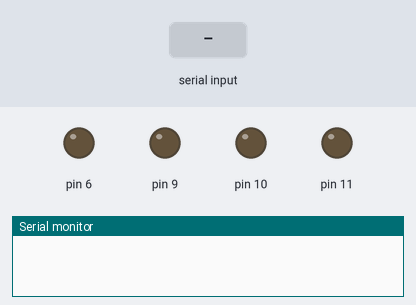
The sketch below on a simulated Arduino Uno, built with avr-gcc and run on an emulated ATmega328P. On the bench: output pins drawn as LEDs (lit = HIGH), the last lines printed to the serial monitor. Inputs (shaded band) come from the test bench.

Above: at 1.2 s.
1.3 s: "Q" received over Serial
At 2.0 s:
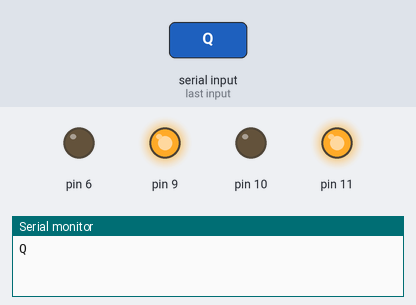
2.8 s: "R" received over Serial
At 3.1 s:
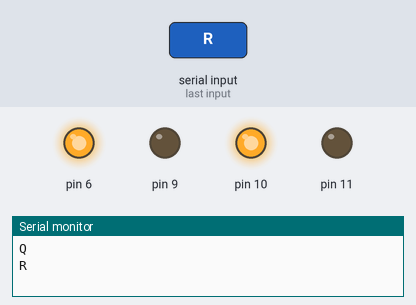
4.3 s: "P" received over Serial
At 5.4 s:
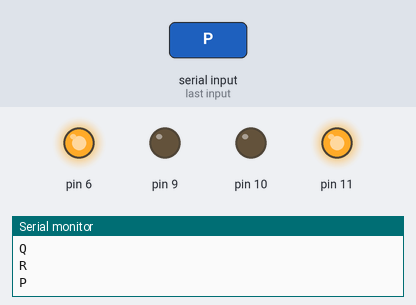
5.8 s: "O" received over Serial
At 6.6 s:
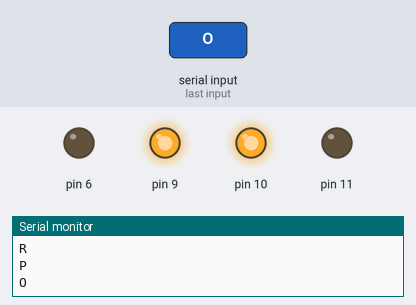
Timing chart, 0 to 8.3 s (numbered marks = the images above; inputs shaded):
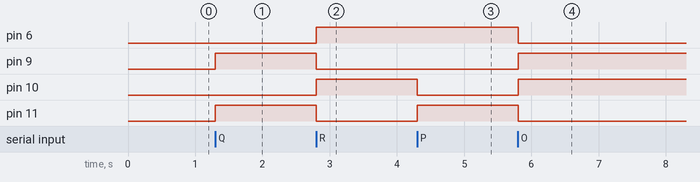

Measured:
- after the input at 1.3 s, pin 9, pin 11: LOW → HIGH at once
- after the input at 2.8 s, pin 6, pin 10: LOW → HIGH at once; pin 9, pin 11: HIGH → LOW at once
- after the input at 4.3 s, pin 10: HIGH → LOW at once; pin 11: LOW → HIGH at once
- after the input at 5.8 s, pin 6, pin 11: HIGH → LOW at once; pin 9, pin 10: LOW → HIGH at once

The sketch:

arduino_race_car.ino
```cpp
void setup() {
  // put your setup code here, to run once:
pinMode(6,OUTPUT);
pinMode(9,OUTPUT);
pinMode(10,OUTPUT);
pinMode(11,OUTPUT);
Serial.begin(9600);
}
void FORWARD(){
   digitalWrite(6,HIGH);
  digitalWrite(9,LOW);
  digitalWrite(10,HIGH);
  digitalWrite(11,LOW);
}
void BACKWARD(){
  digitalWrite(6,LOW);
  digitalWrite(9,HIGH);
  digitalWrite(10,LOW);
  digitalWrite(11,HIGH);
}
void LEFT(){
  digitalWrite(6,LOW);
  digitalWrite(9,HIGH);
  digitalWrite(10,HIGH);
  digitalWrite(11,LOW);
}
void RIGHT(){
  digitalWrite(6,HIGH);
  digitalWrite(9,LOW);
  digitalWrite(10,LOW);
  digitalWrite(11,HIGH);
}
void STOP(){
   digitalWrite(6,LOW);
  digitalWrite(9,LOW);
  digitalWrite(10,LOW);
  digitalWrite(11,LOW);
}
void loop() {
  // put your main code here, to run repeatedly:
    if(Serial.available()>0)
   {
       char data= Serial.read();
       Serial.println(data) ;
       if (data=='Q'){
        BACKWARD();
        }
        else if(data=='R'){
          FORWARD();
        }
        else if(data=='P'){
          RIGHT();
        }
        else if(data=='O'){
          LEFT();
        }
        else if(data=='S'){
          STOP();
        }
   }
  }
```
